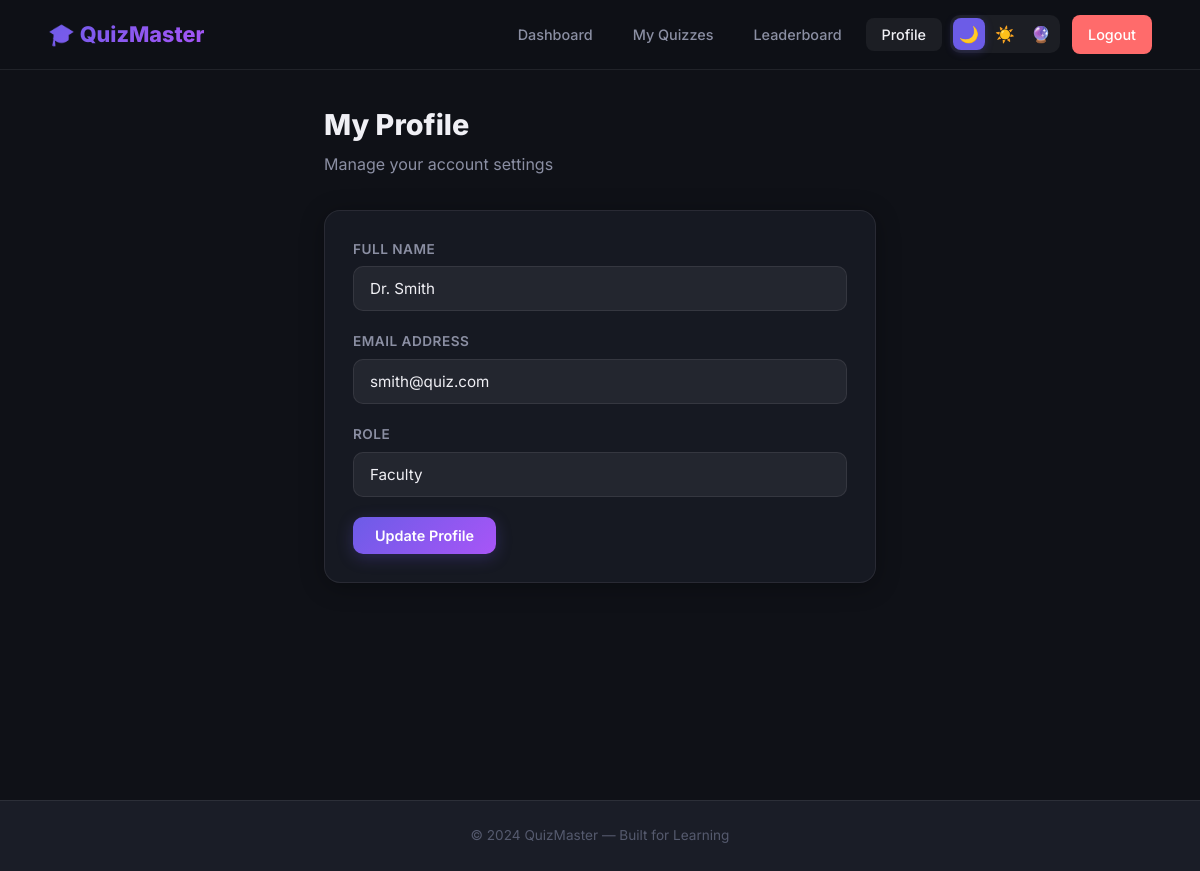
Screenshot of /profile (signed in) with the database file from the repository.
### tables this page shows
CREATE TABLE users (
        id INTEGER PRIMARY KEY AUTOINCREMENT,
        name TEXT NOT NULL,
        email TEXT UNIQUE NOT NULL,
        password TEXT NOT NULL,
        role TEXT NOT NULL DEFAULT 'student',
        created_at TIMESTAMP DEFAULT CURRENT_TIMESTAMP
    );

### app.py (the view, shortened to what this page needs)
@app.route("/profile", methods=["GET", "POST"])
@login_required
def profile():
    return render_template("profile.html")

### app.py (called while the page is built)
@login_manager.user_loader
def load_user(user_id):
    conn = get_db()
    user = conn.execute("SELECT * FROM users WHERE id = ?", (user_id,)).fetchone()
    conn.close()
    if user:
        return User(user["id"], user["name"], user["email"], user["password"], user["role"], user["created_at"])
    return None

@app.context_processor
def inject_theme():
    theme = request.cookies.get("theme", "dark")
    return dict(current_theme=theme)

### database.py (called while the page is built)
def get_db():
    conn = sqlite3.connect(DB_PATH)
    conn.row_factory = sqlite3.Row
    conn.execute("PRAGMA foreign_keys = ON")
    return conn

### templates/profile.html (shortened to what this page needs)
{% extends "base.html" %}
{% block content %}
<div class="page-wrapper">
  <div class="container" style="max-width:600px;">
    <div class="page-header animate-in">
      <h1>My Profile</h1>
      <p>Manage your account settings</p>
    </div>
    <div class="card animate-in">
      <form method="POST">
        <div class="form-group">
          <label for="name">Full Name</label>
          <input type="text" name="name" id="name" class="form-control" value="{{ current_user.name }}" required>
        </div>
        <div class="form-group">
          <label>Email Address</label>
          <input type="email" class="form-control" value="{{ current_user.email }}" disabled>
        </div>
        <div class="form-group">
          <label>Role</label>
          <input type="text" class="form-control" value="{{ current_user.role|capitalize }}" disabled>
        </div>
        <button type="submit" class="btn btn-primary">Update Profile</button>
      </form>
    </div>
  </div>
</div>
{% endblock %}

### static/css/style.css (style rules this page uses)
:root { --font: 'Inter', -apple-system, sans-serif; }
[data-theme="dark"] { --bg-primary: #0f1117; --bg-secondary: #1a1d27; --bg-card: rgba(26, 29, 39, .75); --bg-card-hover: rgba(30, 34, 48, .9); --bg-input: rgba(255, 255, 255, .06); --text-primary: #f0f0f5; --text-secondary: #8b8fa3; --text-muted: #555a6e; --border: rgba(255, 255, 255, .08); --border-hover: rgba(255, 255, 255, .15); --accent: #6c5ce7; --accent-hover: #7f70f0; --accent-glow: rgba(108, 92, 231, .25); --success: #00b894; --error: #ff6b6b; --warning: #fdcb6e; --info: #74b9ff; --gradient-primary: linear-gradient(135deg, #6c5ce7, #a855f7); --gradient-hero: linear-gradient(135deg, #0f1117 0%, #1a1040 50%, #0f1117 100%); --shadow-card: 0 4px 24px rgba(0, 0, 0, .3); --shadow-lg: 0 12px 40px rgba(0, 0, 0, .4); --nav-bg: rgba(15, 17, 23, .85); }
*, *::before, *::after { box-sizing: border-box; margin: 0; padding: 0; }
html { scroll-behavior: smooth; }
body { font-family: var(--font); background: var(--bg-primary); color: var(--text-primary); line-height: 1.6; min-height: 100vh; transition: background .3s, color .3s; }
.container { max-width: 1200px; margin: 0 auto; padding: 0 24px; }
.page-wrapper { min-height: calc(100vh - 70px); padding: 32px 0 60px; }
.card { background: var(--bg-card); backdrop-filter: blur(12px); -webkit-backdrop-filter: blur(12px); border: 1px solid var(--border); border-radius: 16px; padding: 28px; box-shadow: var(--shadow-card); transition: all .3s ease; }
.btn { display: inline-flex; align-items: center; gap: 8px; padding: 10px 22px; border-radius: 10px; font-size: .9rem; font-weight: 600; border: none; cursor: pointer; transition: all .25s ease; font-family: var(--font); text-decoration: none; }
.btn-primary { background: var(--gradient-primary); color: #fff; box-shadow: 0 4px 16px var(--accent-glow); }
.form-group { margin-bottom: 20px; }
.form-group label { display: block; font-size: .85rem; font-weight: 600; color: var(--text-secondary); margin-bottom: 6px; text-transform: uppercase; letter-spacing: .5px; }
.form-control { width: 100%; padding: 12px 16px; background: var(--bg-input); border: 1px solid var(--border); border-radius: 10px; color: var(--text-primary); font-size: .95rem; font-family: var(--font); transition: all .2s; outline: none; }
.form-control::placeholder { color: var(--text-muted); }
.page-header { margin-bottom: 32px; }
.page-header h1 { font-size: 1.8rem; font-weight: 800; margin-bottom: 4px; }
.page-header p { color: var(--text-secondary); }
.animate-in { animation: fadeIn .4s ease both; }
.animate-in:nth-child(1) { animation-delay: .05s; }
.animate-in:nth-child(2) { animation-delay: .1s; }

### rows the page displays
users: name "Dr. Smith", email "smith@quiz.com", role "Faculty"
